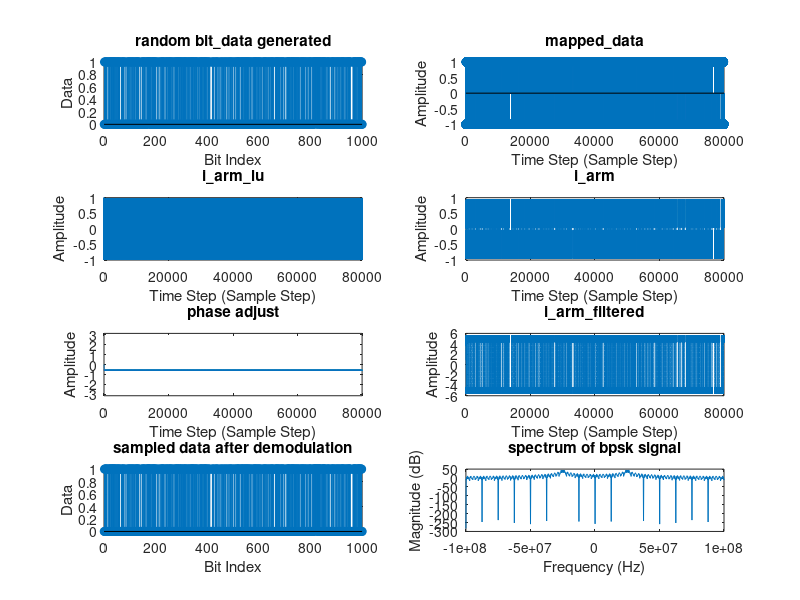

Write the MATLAB code that produced this figure.
% Written by Anderson Hsieh, 2025/01/01
% based off https://www.mathworks.com/matlabcentral/fileexchange/32956-costas-loop
% with modifications
% TODO : look into lpf integrator depth and the phase adjustment step

% ------------------------------------------------------------------------
% --------------------------Input Parameters------------------------------
% ------------------------------------------------------------------------
symbol_rate = 2500000;                      % symbol rate (symbol/second)
bits_per_symbol = 1;                        % bits/symbol, 1 for bpsk
bit_rate = bits_per_symbol*symbol_rate;     % bits per second
fs = 200000000;                             % sampling frequency
fc = 25000000;                              % carrier frequency
sps = fs / bit_rate;                        % samples per symbol
tx_phase_offset = 2*pi*rand;                % phase offset for testing
lpf_taps = 10;                              % depth of our integrator LPF
t = 0:(sps*1000-1);             % time vector, we want time to start at 0. 
                                % Each element of the vector is a time step, 
                                % not 1 second. if you really want to think 
                                % of it in terms of seconds, each time step
                                % would be 1/fs seconds.
                                % 1000 bits regardless of any other params

% ------------------------------------------------------------------------
% --------------------------Modulation------------------------------------
% ------------------------------------------------------------------------
% generate random data
bit_data = randi([0, 1], 1, length(t)/sps);

% map data to constellation 
mapped_data = repelem((2*bit_data-1), sps);  

% carrier signal with phase offset     
carrier = cos(2*pi*fc*t/fs + tx_phase_offset);            

% modulate the signal
bpsk_signal = mapped_data.*carrier;

% ------------------------------------------------------------------------
% --------------------------Demodulation----------------------------------
% ------------------------------------------------------------------------
N = length(bpsk_signal);  
phi = zeros(1,N);            % Phase vector of NCO ouptut
i_arm = zeros(1,N); 
q_arm = zeros(1,N);
i_arm_lu = zeros(1,N);
q_arm_lu = zeros(1,N);
i_arm_filtered = zeros(1,N);
q_arm_filtered = zeros(1,N);

for i = 1:N
    
    if i>1
        % The step in which phase is changed is pi*5*10*-5, 
        % it can be varied
        %phi(i) = phi(i-1) - (5*10^-1)*pi*sign(i_arm_filtered(i-1)*q_arm_filtered(i-1));
        phi(i) = phi(i-1) - 0.00613592315*sign(i_arm_filtered(i-1)*q_arm_filtered(i-1));
    end
    i_arm_lu(i) = cos(2*pi*fc*t(i)/fs  + phi(i));
    q_arm_lu(i) = sin(2*pi*fc*t(i)/fs  + phi(i));
    i_arm(i) = bpsk_signal(i) * i_arm_lu(i);
    q_arm(i) = bpsk_signal(i) * q_arm_lu(i);

% -----------------------INTEGRATOR (used as LPF)-------------------------
    % summing previous 10 (Tc/Ts) values        
    for j = i-(lpf_taps-1):i
        if (j < 1)
            continue
        end
        i_arm_filtered(i) = i_arm_filtered(i) + i_arm(j);
        q_arm_filtered(i) = q_arm_filtered(i) + q_arm(j);
    end
%-------------------------------------------------------------------------  
end

% ------------------------------------------------------------------------
% ---------------------Resample Demodulated data--------------------------
% ------------------------------------------------------------------------
sample_offset = 39;
i = 1 + sample_offset;
index_counter = 1;
sampled_data = zeros(1,length(bit_data));
while (i < length(i_arm_filtered))
    % reverse the polarity when sampling
    % -1 -> 1
    %  1 -> 0
    sampled_data(index_counter) = (1-sign(i_arm_filtered(i)))/2;
    index_counter = index_counter + 1;
    i = i + sps;
end

% ------------------------------------------------------------------------
% -----------------------------Ploting------------------------------------
% ------------------------------------------------------------------------
subplot(4, 2, 1);
stem(bit_data, 'filled');
title('random bit\_data generated');
xlabel('Bit Index');
ylabel('Data');

subplot(4, 2, 2);
stem(mapped_data, 'filled');
title('mapped\_data');
xlabel('Time Step (Sample Step)');
ylabel('Amplitude');

subplot(4, 2, 3);
plot(t,i_arm_lu);
title('i\_arm\_lu');
xlabel('Time Step (Sample Step)');
ylabel('Amplitude');

subplot(4, 2, 4);
plot(t,i_arm);
title('i\_arm');
xlabel('Time Step (Sample Step)');
ylabel('Amplitude');

subplot(4, 2, 5);
plot(t,phi);
ylim([-pi pi]);
title('phase adjust');
xlabel('Time Step (Sample Step)');
ylabel('Amplitude');

subplot(4, 2, 6);
plot(t,i_arm_filtered);
title('i\_arm\_filtered');
xlabel('Time Step (Sample Step)');
ylabel('Amplitude');

subplot(4, 2, 7);
stem(sampled_data, 'filled');
title('sampled data after demodulation');
xlabel('Bit Index');
ylabel('Data');

% compare sampled data with original data
comparison_result = zeros(1,length(bit_data));
for i = 1:length(bit_data)
    % 0 for mismatch
    comparison_result(i) = bit_data(i) == sampled_data(i);
end

%subplot(4, 2, 8);
%plot(comparison_result);
%title('comparison orignal data and sampled data');
%xlabel('0 for mismatch');
%ylabel('index');

nfft = 1024; % FFT size
frequencies = linspace(-fs/2, fs/2, nfft);
rf_spectrum = fftshift(abs(fft(bpsk_signal, nfft)));
subplot(4, 2, 8);
plot(frequencies, 20*log10(rf_spectrum));
title('spectrum of bpsk signal');
xlabel('Frequency (Hz)');
ylabel('Magnitude (dB)');

disp(['carrier phase offset at trasmitter side : ',...
    num2str(tx_phase_offset), ' rad/s']);
phase = phi(end);
disp(['final phase adjustment : ', num2str(phase), ' rad/s']);
disp(['number of data points: ', int2str(length(bit_data))]);
disp(['there are ', int2str(sum(comparison_result == 0)), ...
    ' mismatch between original data and sampled data, preamble not included in this simulation'])